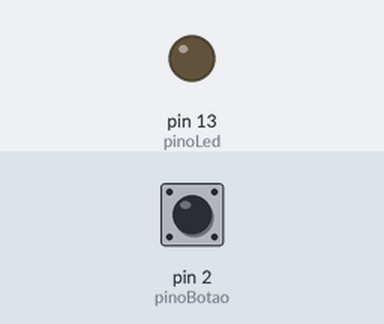
Recording of a sketch running on a simulated Arduino Uno, built with avr-gcc and run on an emulated ATmega328P. Parts: output pins drawn as LEDs (lit = HIGH). The inputs (shaded band) are chosen by the test bench; at power-on: pin 2 (pinoBotao) LOW.

Above: at 1.2 s.
1.3 s: pin 2 (pinoBotao) pulled HIGH for 0.15 s
At 1.37 s:
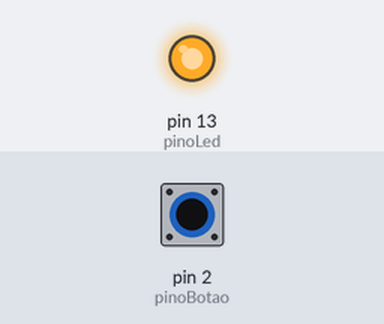
2.9 s: pin 2 (pinoBotao) pulled HIGH for 3.2 s
At 6.7 s:
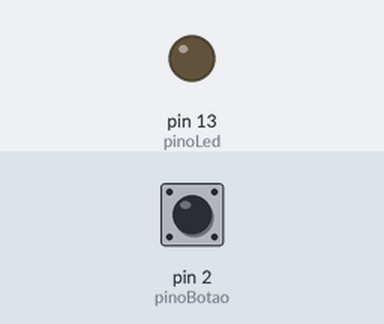
Timing chart, 0 to 8.2 s (numbered marks = the images above; inputs shaded):
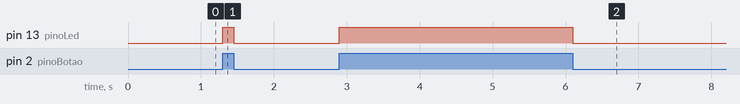

The sketch:

botaoarduino1.ino
```cpp
// C++ code
//
const int pinoBotao=2;
const int pinoLed=13;
int estadoBotao=0;

void setup()
{
  pinMode(pinoBotao, INPUT);
  pinMode(pinoLed, OUTPUT);
}

void loop()
{
  estadoBotao=digitalRead(pinoBotao);

  if(estadoBotao==HIGH){
    digitalWrite(pinoLed, HIGH);
  }else{
    digitalWrite(pinoLed, LOW);
  }

}
```

Measured:
- after the input at 1.3 s, pin 13 (pinoLed): LOW → HIGH at once, → LOW 0.15 s later
- after the input at 2.9 s, pin 13 (pinoLed): LOW → HIGH at once, → LOW 3.2 s later
